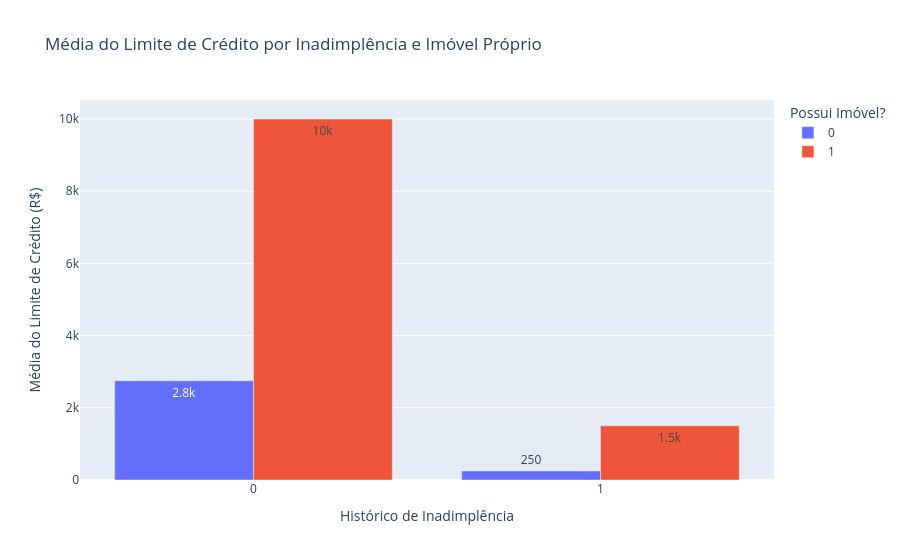

The cell this chart's notebook holds for it:
### Markdown cell above
Quis gerar um mapa de arvore por 2 motivos, 1 era um dos mais frescos na minha cabeça, e 2 poderia identificar diversos dados de uma so vez.
Foi possivel perceber que ter uma profissão era importante, ja que o estudante é o com o menor limite de credito entre todos, e que ser casado é tão importante quanto, ja que a media de limite de credito dos casados é o dobro do grupo de solteiros

### Code cell
# Grafico de barras para verificar importancia do historico de inadimplencia e imovel proprio no limite de credito
df_medias = df.groupby(['Historico_Inadimplencia', 'Imovel_Proprio'])['Limite_Credito'].mean().reset_index()

fig_bar = px.bar(df_medias, 
                 x="Historico_Inadimplencia", 
                 y="Limite_Credito", 
                 color="Imovel_Proprio", 
                 barmode='group',
                 text_auto='.2s',
                 title="Média do Limite de Crédito por Inadimplência e Imóvel Próprio",
                 labels={"Historico_Inadimplencia": "Histórico de Inadimplência", 
                         "Limite_Credito": "Média do Limite de Crédito (R$)",
                         "Imovel_Proprio": "Possui Imóvel?"})
fig_bar.show()

### Figure 1 — Plotly figure (JSON) as saved in the notebook; plotly's stock layout.template omitted (floating-point values rounded to 4 significant figures)
{"data": [{"alignmentgroup": "True", "hovertemplate": "Possui Imóvel?=0<br>Histórico de Inadimplência=%{x}<br>Média do Limite de Crédito (R$)=%{y}<extra></extra>", "legendgroup": "0", "marker": {"color": "#636efa", "pattern": {"shape": ""}}, "name": "0", "offsetgroup": "0", "orientation": "v", "showlegend": true, "textposition": "auto", "texttemplate": "%{y:.2s}", "type": "bar", "x": ["0", "1"], "xaxis": "x", "y": [2750.0, 250.0], "yaxis": "y"}, {"alignmentgroup": "True", "hovertemplate": "Possui Imóvel?=1<br>Histórico de Inadimplência=%{x}<br>Média do Limite de Crédito (R$)=%{y}<extra></extra>", "legendgroup": "1", "marker": {"color": "#EF553B", "pattern": {"shape": ""}}, "name": "1", "offsetgroup": "1", "orientation": "v", "showlegend": true, "textposition": "auto", "texttemplate": "%{y:.2s}", "type": "bar", "x": ["0", "1"], "xaxis": "x", "y": [10000.0, 1500.0], "yaxis": "y"}], "layout": {"barmode": "group", "legend": {"title": {"text": "Possui Imóvel?"}, "tracegroupgap": 0}, "title": {"text": "Média do Limite de Crédito por Inadimplência e Imóvel Próprio"}, "xaxis": {"anchor": "y", "domain": [0, 1], "title": {"text": "Histórico de Inadimplência"}}, "yaxis": {"anchor": "x", "domain": [0, 1], "title": {"text": "Média do Limite de Crédito (R$)"}}}}
